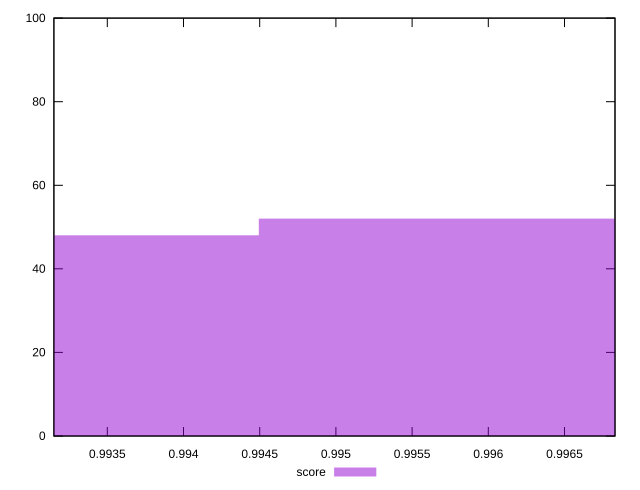

This figure's gnuplot source:
reset

$score <<EOF
0.9925168151006011 48
0.9964710653599661 52
EOF

set key outside below
set boxwidth 0.003954250259364945
set xrange [0.9931492519276602:0.9968317041437396]
set yrange [0:100]
set trange [0:100]
set style fill transparent solid 0.5 noborder
set terminal svg size 640, 490 enhanced background rgb 'white'
set output "report_00007_2020-12-11T15:55:29.892Z/first-cpu-idle/samples/pages+cached+noadtech/score/histogram.svg"

plot $score title "score" with boxes

reset
